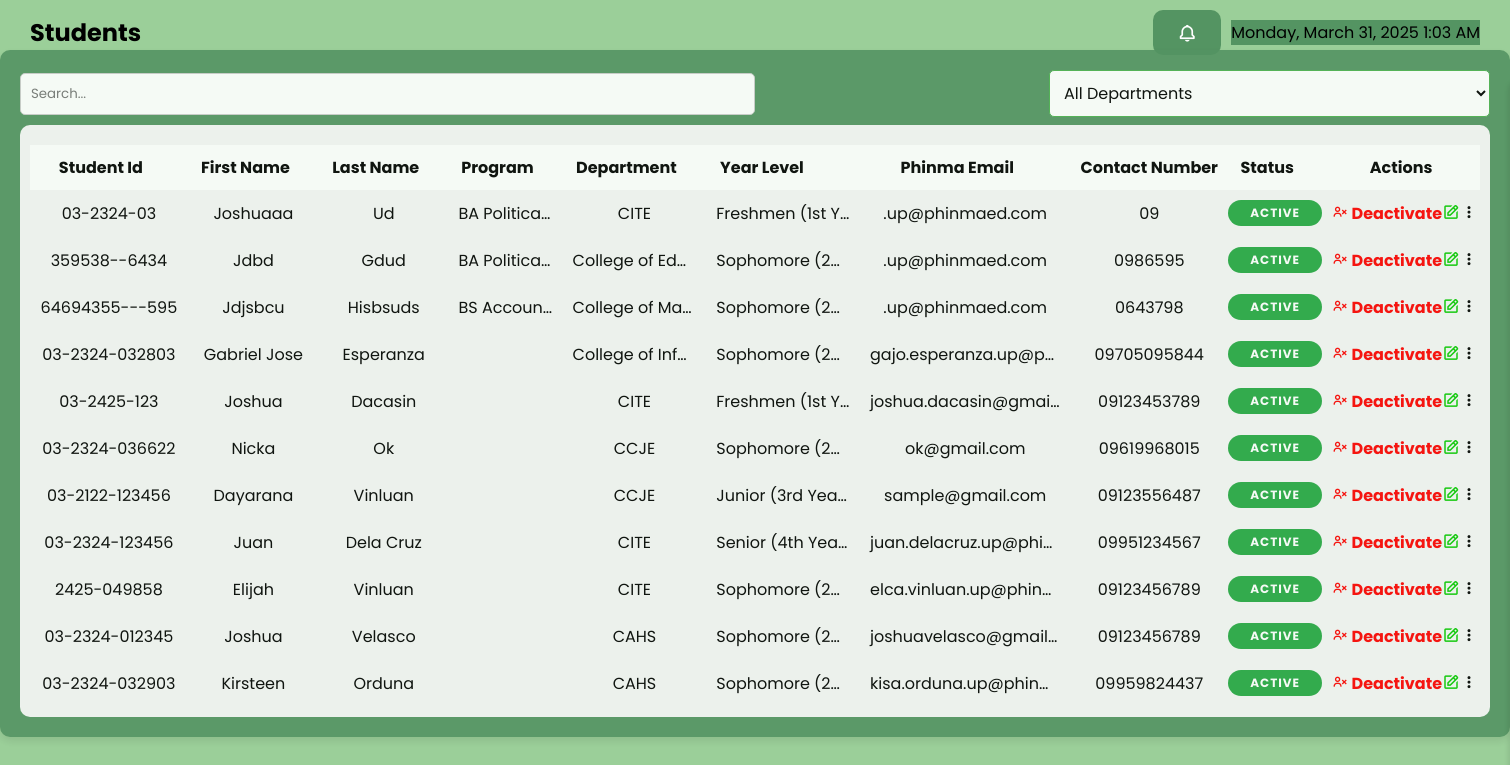
/users.php, run on an earlier commit of the app's database.
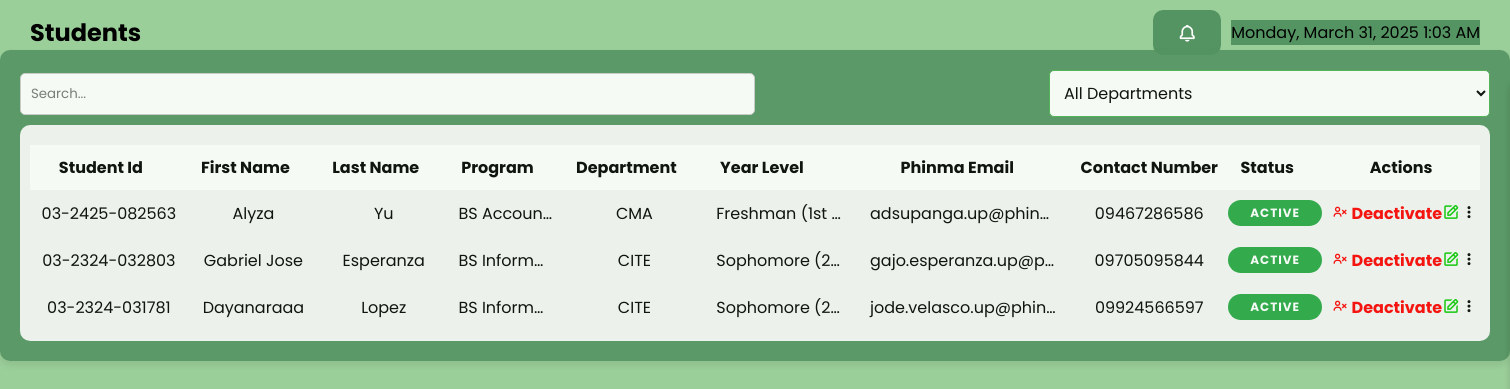
And on a later commit of the database.
### tables this page shows
CREATE TABLE `user` (
  `user_id` int(11) NOT NULL COMMENT 'Unique ID for each user.',
  `student_id` varchar(255) NOT NULL COMMENT 'Student ID "03-2324-xxxxxx"',
  `first_name` varchar(255) NOT NULL,
  `last_name` varchar(255) NOT NULL,
  `password` varchar(255) NOT NULL,
  `program` varchar(255) NOT NULL,
  `phinmaed_email` varchar(255) NOT NULL COMMENT 'PHINMA EMAIL',
  `year_level` varchar(255) NOT NULL,
  `department` varchar(100) NOT NULL COMMENT 'Course',
  `created_at` timestamp NOT NULL DEFAULT current_timestamp() ON UPDATE current_timestamp() COMMENT 'Registration date',
  `contact_number` bigint(15) NOT NULL COMMENT 'contact number',
  `status` tinyint(1) NOT NULL DEFAULT 1
);

### users.php (the view, shortened to what this page needs)
<?php
include 'db_config.php';
?>
<!DOCTYPE html>
<html lang="en">
<head>
    <link rel="stylesheet" href="user.css">
    <link rel="stylesheet" href="global.css">
    <link href='https://unpkg.com/boxicons@2.1.1/css/boxicons.min.css' rel='stylesheet'>
</head>
<body>
<nav class="header">
    <h1>Students</h1>
    <div class="header-actions">
        <button id="notificationButton" class="notification-btn">
            <i class='bx bx-bell'></i>
        </button>
        <div class="header-right">
            <?php echo date('l, F j, Y g:i A'); ?>
        </div>
    </div>
</nav>
<div class="container4">
    <div class="search-sort">
        <input type="text" id="search2" placeholder="Search...">
        <select id="userFilter" class="filter-attendance">
            <option value="">All Departments</option>
        </select>
    </div>
    <div class="table-container1">
        <table>
            <thead>
                <tr>
                    <th data-column4="student_id">Student Id<i class='bx bx-sort sort-icon'></i></th>
                    <th data-column4="first_name">First Name<i class='bx bx-sort sort-icon'></i></th>
                    <th data-column4="last_name">Last Name<i class='bx bx-sort sort-icon'></i></th>
                    <th data-column4="program">Program<i class='bx bx-sort sort-icon'></i></th>
                    <th data-column4="department">Department<i class='bx bx-sort sort-icon'></i></th>
                    <th data-column4="year_level" data-order="asc">Year Level<i class='bx bx-sort sort-icon'></i>
                    </th>
                    <th data-column4="phinmaed_email">Phinma Email<i class='bx bx-sort sort-icon'></i></th>
                    <th data-column4="contact_number">Contact Number</th>
                    <th data-column4="status">Status<i class='bx bx-sort sort-icon'></i></th>
                    <th>Actions</th>
                </tr>
            </thead>
            <tbody id="userTableBody">
                <?php
                $result = $conn->query("SELECT * FROM user ORDER BY user_id DESC");
                if ($result->num_rows > 0) {
                    while ($row = $result->fetch_assoc()) {
                        $status = isset($row['status']) && $row['status'] == 1 ? 'Active' : 'Deactivated';
                        $toggleStatus = $row['status'] == 1 ? 'Deactivate' : 'Activate';
                        $toggleClass = $row['status'] == 1 ? 'deactivate-btn' : 'activate-btn';
                        $toggleIcon = $row['status'] == 1 ? 'bx-user-x' : 'bx-user-check';
                        $statusClass = $row['status'] == 1 ? 'status-active' : 'status-deactivated';
                        $contactNumber = "0" . ltrim($row['contact_number'], "0");
                        echo "<tr>
                                <td>{$row['student_id']}</td>
                                <td>{$row['first_name']}</td>
                                <td>{$row['last_name']}</td>
                                <td>{$row['program']}</td>
                                <td>{$row['department']}</td>
                                <td>{$row['year_level']}</td>
                                <td>{$row['phinmaed_email']}</td>
                                <td>{$contactNumber}</td>
                                <td class='{$statusClass}'>{$status}</td>
                                <td>
                                    <form method='POST' class='toggle-status-form'>
                                        <input type='hidden' name='user_id' value='{$row['user_id']}'>
                                        <div class='actions_button'>
                                            <button type='submit' name='toggle_status' class='toggle-status-btn {$toggleClass}' onclick='return confirmToggleStatus(event, \"{$toggleStatus}\")'><i class='bx {$toggleIcon}'></i> {$toggleStatus}</button>
                                            <button type='button' class='edit-btn' onclick='editUser({$row['user_id']})'><i class='bx bx-edit ' ></i></button>
                                            <button type='button' class='three-dot-btn' onclick='seeMore({$row['user_id']})'><i class='bx bx-dots-vertical-rounded'></i></button>
                                            </div>
                                    </form>
                                </td>
                              </tr>";
                    }
                } else {
                    echo "<tr><td colspan='10'>No Registered User.</td></tr>";
                }
                ?>
            </tbody>
        </table>
    </div>
</body>
</html>

What changed in the data, as far as the page shows it:
removed user: student "03-2324-03", first_name "Joshuaaa", last_name "Ud", program "BA Politica…", department "CITE", year_level "Freshmen (1st Y…", phinmaed_email ".up@phinmaed.com", contact_number "09", status "ACTIVE", status "Deactivate"
removed user: student "359538--6434", first_name "Jdbd", last_name "Gdud", program "BA Politica…", department "College of Edu…", year_level "Sophomore (2n…", phinmaed_email ".up@phinmaed.com", contact_number "0986595", status "ACTIVE", status "Deactivate"
removed user: student "64694355---595", first_name "Jdjsbcu", last_name "Hisbsuds", program "BS Accoun…", department "College of Ma…", year_level "Sophomore (2n…", phinmaed_email ".up@phinmaed.com", contact_number "0643798", status "ACTIVE", status "Deactivate"
removed user: student "03-2324-032803", first_name "Gabriel Jose", last_name "Esperanza", department "College of Inf…", year_level "Sophomore (2n…", phinmaed_email "gajo.esperanza.up@p…", contact_number "09705095844", status "ACTIVE", status "Deactivate"
removed user: student "03-2425-123", first_name "Joshua", last_name "Dacasin", department "CITE", year_level "Freshmen (1st Y…", phinmaed_email "joshua.dacasin@gmai…", contact_number "09123453789", status "ACTIVE", status "Deactivate"
removed user: student "03-2324-036622", first_name "Nicka", last_name "Ok", department "CCJE", year_level "Sophomore (2n…", phinmaed_email "ok@gmail.com", contact_number "09619968015", status "ACTIVE", status "Deactivate"
removed user: student "03-2122-123456", first_name "Dayarana", last_name "Vinluan", department "CCJE", year_level "Junior (3rd Year)", phinmaed_email "sample@gmail.com", contact_number "09123556487", status "ACTIVE", status "Deactivate"
removed user: student "03-2324-123456", first_name "Juan", last_name "Dela Cruz", department "CITE", year_level "Senior (4th Year)", phinmaed_email "juan.delacruz.up@phi…", contact_number "09951234567", status "ACTIVE", status "Deactivate"
removed user: student "2425-049858", first_name "Elijah", last_name "Vinluan", department "CITE", year_level "Sophomore (2n…", phinmaed_email "elca.vinluan.up@phin…", contact_number "09123456789", status "ACTIVE", status "Deactivate"
removed user: student "03-2324-012345", first_name "Joshua", last_name "Velasco", department "CAHS", year_level "Sophomore (2n…", phinmaed_email "joshuavelasco@gmail…", contact_number "09123456789", status "ACTIVE", status "Deactivate"
removed user: student "03-2324-032903", first_name "Kirsteen", last_name "Orduna", department "CAHS", year_level "Sophomore (2n…", phinmaed_email "kisa.orduna.up@phin…", contact_number "09959824437", status "ACTIVE", status "Deactivate"
added user: student "03-2425-082563", first_name "Alyza", last_name "Yu", program "BS Accoun…", department "CMA", year_level "Freshman (1st Y…", phinmaed_email "adsupanga.up@phin…", contact_number "09467286586", status "ACTIVE", status "Deactivate"
added user: student "03-2324-032803", first_name "Gabriel Jose", last_name "Esperanza", program "BS Inform…", department "CITE", year_level "Sophomore (2n…", phinmaed_email "gajo.esperanza.up@p…", contact_number "09705095844", status "ACTIVE", status "Deactivate"
added user: student "03-2324-031781", first_name "Dayanaraaa", last_name "Lopez", program "BS Inform…", department "CITE", year_level "Sophomore (2n…", phinmaed_email "jode.velasco.up@phin…", contact_number "09924566597", status "ACTIVE", status "Deactivate"
